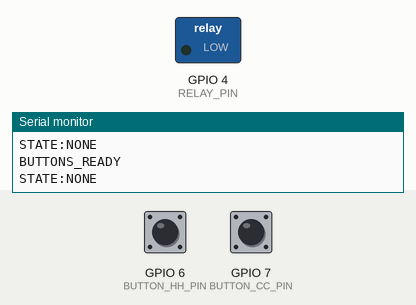
This program was run on a simulated ESP32-C3. On the bench: switched loads named in the program (green lamp = pin HIGH), the last lines printed to the serial monitor. Inputs (shaded band) come from the test bench; at power-on: GPIO 6 (BUTTON_HH_PIN) HIGH, GPIO 7 (BUTTON_CC_PIN) HIGH.

Above: at 2.2 s.
2.3 s: GPIO 6 (BUTTON_HH_PIN) pulled LOW for 0.15 s
At 2.4 s:
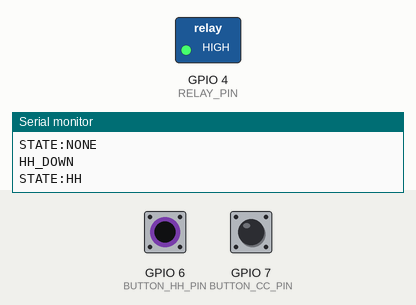
3.9 s: GPIO 7 (BUTTON_CC_PIN) pulled LOW for 0.15 s
At 5.2 s:
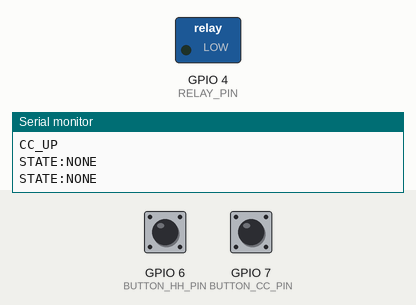
5.5 s: GPIO 7 (BUTTON_CC_PIN) pulled LOW for 3.2 s
At 6.0 s:
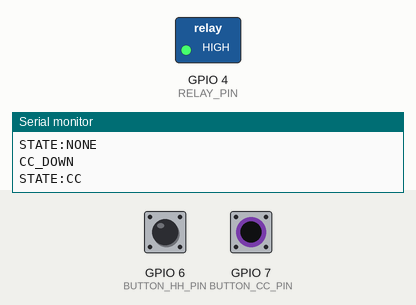
10.2 s: GPIO 6 (BUTTON_HH_PIN) pulled LOW for 3.2 s
At 14.4 s:
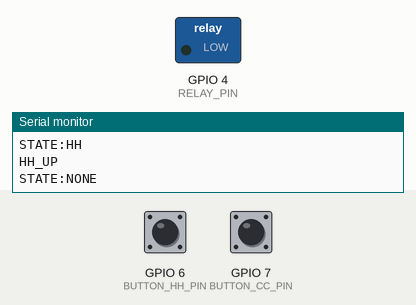
Timing chart, 0 to 15.9 s (numbered marks = the images above; inputs shaded):
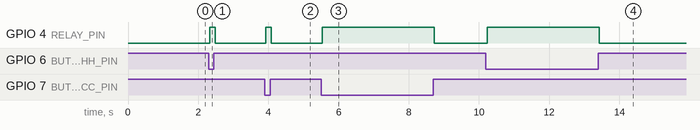

Measured:
- after the input at 2.3 s, GPIO 4 (RELAY_PIN): LOW → HIGH at once, → LOW 0.15 s later
- after the input at 3.9 s, GPIO 4 (RELAY_PIN): LOW → HIGH at once, → LOW 0.15 s later
- after the input at 5.5 s, GPIO 4 (RELAY_PIN): LOW → HIGH at once, → LOW 3.2 s later
- after the input at 10.2 s, GPIO 4 (RELAY_PIN): LOW → HIGH at once, → LOW 3.2 s later

The program:

main.cpp
```cpp
#include <Arduino.h>

#define BUTTON_HH_PIN 6
#define BUTTON_CC_PIN 7
#define RELAY_PIN     4

#define RELAY_ON  HIGH
#define RELAY_OFF LOW

const unsigned long DEBOUNCE_MS = 30;
const unsigned long STATE_INTERVAL_MS = 1000;

enum ActiveButton {
    NONE,
    HH,
    CC
};

ActiveButton activeButton = NONE;

bool hhRaw;
bool hhStable;
bool hhPrevious;
unsigned long hhLastChange = 0;

bool ccRaw;
bool ccStable;
bool ccPrevious;
unsigned long ccLastChange = 0;

bool controlsArmed = false;
unsigned long lastStateSend = 0;


void sendState()
{
    switch (activeButton)
    {
        case HH:
            Serial.println("STATE:HH");
            break;

        case CC:
            Serial.println("STATE:CC");
            break;

        default:
            Serial.println("STATE:NONE");
            break;
    }

    lastStateSend = millis();
}


void updateButtons()
{
    unsigned long now = millis();

    bool newHH = digitalRead(BUTTON_HH_PIN);

    if (newHH != hhRaw) {
        hhRaw = newHH;
        hhLastChange = now;
    }

    if ((now - hhLastChange) >= DEBOUNCE_MS) {
        hhStable = hhRaw;
    }

    bool newCC = digitalRead(BUTTON_CC_PIN);

    if (newCC != ccRaw) {
        ccRaw = newCC;
        ccLastChange = now;
    }

    if ((now - ccLastChange) >= DEBOUNCE_MS) {
        ccStable = ccRaw;
    }
}


void startHH()
{
    activeButton = HH;

    digitalWrite(RELAY_PIN, RELAY_ON);

    Serial.println("HH_DOWN");
    sendState();
}


void stopHH()
{
    digitalWrite(RELAY_PIN, RELAY_OFF);

    activeButton = NONE;

    Serial.println("HH_UP");
    sendState();
}


void startCC()
{
    activeButton = CC;

    digitalWrite(RELAY_PIN, RELAY_ON);

    Serial.println("CC_DOWN");
    sendState();
}


void stopCC()
{
    digitalWrite(RELAY_PIN, RELAY_OFF);

    activeButton = NONE;

    Serial.println("CC_UP");
    sendState();
}


void processSerial()
{
    while (Serial.available())
    {
        String command = Serial.readStringUntil('\n');
        command.trim();

        if (command == "GET_STATE") {
            sendState();
        }
    }
}


void setup()
{
    pinMode(BUTTON_HH_PIN, INPUT_PULLUP);
    pinMode(BUTTON_CC_PIN, INPUT_PULLUP);

    digitalWrite(RELAY_PIN, RELAY_OFF);
    pinMode(RELAY_PIN, OUTPUT);

    hhRaw = digitalRead(BUTTON_HH_PIN);
    hhStable = hhRaw;
    hhPrevious = hhStable;
    hhLastChange = millis();

    ccRaw = digitalRead(BUTTON_CC_PIN);
    ccStable = ccRaw;
    ccPrevious = ccStable;
    ccLastChange = millis();

    Serial.begin(115200);

    delay(1000);

    Serial.println("READY");
    sendState();
}


void loop()
{
    updateButtons();
    processSerial();

    bool hhPressed =
        (hhStable == LOW && hhPrevious == HIGH);

    bool hhReleased =
        (hhStable == HIGH && hhPrevious == LOW);

    bool ccPressed =
        (ccStable == LOW && ccPrevious == HIGH);

    bool ccReleased =
        (ccStable == HIGH && ccPrevious == LOW);

    if (!controlsArmed)
    {
        if (hhStable == HIGH && ccStable == HIGH)
        {
            controlsArmed = true;
            Serial.println("BUTTONS_READY");
        }
    }
    else
    {
        switch (activeButton)
        {
            case NONE:

                if (hhPressed) {
                    startHH();
                }
                else if (ccPressed) {
                    startCC();
                }

                break;

            case HH:

                if (hhReleased) {
                    stopHH();
                }

                break;

            case CC:

                if (ccReleased) {
                    stopCC();
                }

                break;
        }
    }

    hhPrevious = hhStable;
    ccPrevious = ccStable;

    if ((millis() - lastStateSend) >= STATE_INTERVAL_MS) {
        sendState();
    }

    delay(1);
}
```
